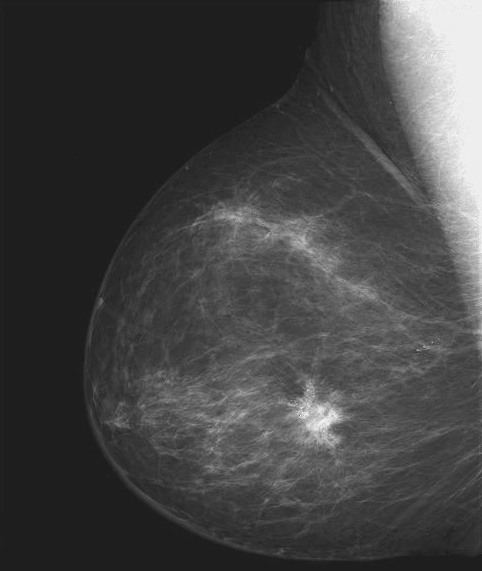
%> input picture lab03/Lab3-Intensity-transformation-main/assets/breastXray.tif, 482 x 571 px
$ octave Lab.m   (GNU Octave 9; MATLAB toolbox functions it lacks are replaced by stand-ins)
%> lines starting %> are read from the running program, lines starting %| are printed output that depends on the picture
%% Task 1
clear all
imfinfo('../assets/breastXray.tif');
f = imread('../assets/breastXray.tif');
%> f is the input picture: size 571x482 uint8; min 21, max 255, mean 66.7
imshow(f);
%%
f(3,10)             % print the intensity of pixel(3,10)
%> ans = 28
imshow(f(1:241,:));  % display only top half of the image
%%
[fmin, fmax] = bounds(f(:))
%> fmin = 21; fmax = 255
%%
imshow(f(:,241:482));
%%
g1 = imadjust(f, [0 1], [1 0]);
g2 = imadjust(f, [0 1], [1 0]);
figure              % open a new figure window
montage({f, g1, g2}, Size=[1,3])
%%
g2 = imadjust(f, [0.5 0.75], [0 1]);
g3 = imadjust(f, [ ], [ ], 2);
figure
montage({g2,g3})
%% Task 2
clear all       % clear all variables
close all       % close all figure windows
f = imread('../assets/bonescan-front.tif');
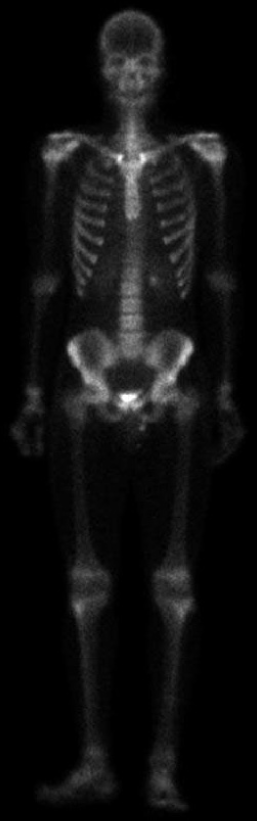
%> input picture lab03/Lab3-Intensity-transformation-main/assets/bonescan-front.tif, 513 x 1641 px (shown at 1/2 size)
%> f is the input picture: size 1641x513 uint8; min 0, max 255, mean 16.7
r = double(f);  % uint8 to double conversion
k = mean2(r);   % find mean intensity of image
%> k = 16.73
E1 = 0.9;
E2 = 2;
s1 = 1 ./ (1.0 + (k ./ (r + eps)) .^ E1);
g1 = uint8(255*s1);
%> g1: size 1641x513 uint8
s2 = 1 ./ (1.0 + (k ./ (r + eps)) .^ E2);
g2 = uint8(255*s2);
%> g2: size 1641x513 uint8
% h1 = imhist(f);      % calculate and plot the histogram
% figure          % open a new figure window
% imhist(g1);      % calculate and plot the histogram
% imhist(g2);      % calculate and plot the histogram
%
% montage({f, g1, g2})

% --- Visualization ---
figure('Name', 'Contrast Enhancement Analysis', 'Color', 'w');
t = tiledlayout(2, 3, 'TileSpacing', 'compact', 'Padding', 'compact');

% Row 1: The Images
nexttile; imshow(f);  title('Original (f)');
nexttile; imshow(g1); title(['Enhanced E=', num2str(E1)]);
nexttile; imshow(g2); title(['Enhanced E=', num2str(E2)]);

% Row 2: The Histograms
nexttile; imhist(f);  grid on; title('Hist: Original');
nexttile; imhist(g1); grid on; title(['Hist: E=', num2str(E1)]);
nexttile; imhist(g2); grid on; title(['Hist: E=', num2str(E2)]);

% Link axes for the histograms to make comparison easier
linkaxes(findall(gcf, 'type', 'axes'), 'x');
%% Task 3
clear all       % clear all variable in workspace
close all       % close all figure windows
f=imread('../assets/pollen.tif');
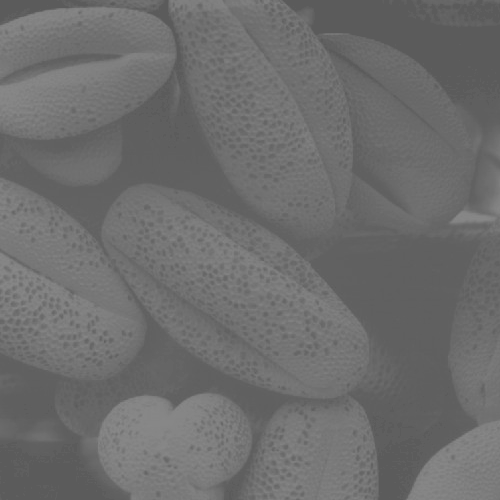
%> input picture lab03/Lab3-Intensity-transformation-main/assets/pollen.tif, 500 x 500 px
%> f is the input picture: size 500x500 uint8; min 91, max 138, mean 109.1
imshow(f)
figure          % open a new figure window
imhist(f);      % calculate and plot the histogram
%> figure, not shown here; highest point at x = 96, y = 19078
%%
close all
g=imadjust(f,[0.3 0.55]);
montage({f, g})     % display list of images side-by-side
figure
imhist(g);
%> figure, not shown here; highest point at x = 78, y = 19078
%%
g_pdf = imhist(g) ./ numel(g);  % compute PDF
%> g_pdf = 256 values, max 0.0763 at index 79, min 0 at index 1, mean 0.00391
g_cdf = cumsum(g_pdf);          % compute CDF
%> g_cdf = 256 values from 0 to 1
close all                       % close all figure windows
subplot(1,3,1)
imshow(g);
subplot(1,3,2)                  % plot 1 in a 1x2 subplot
plot(g_pdf)
subplot(1,3,3)                  % plot 2 in a 1x2 subplot
plot(g_cdf)
%%
x = linspace(0, 1, 256);    % x has 256 values equally spaced
                            %  .... between 0 and 1
figure
plot(x, g_cdf)
axis([0 1 0 1])             % graph x and y range is 0 to 1
set(gca, 'xtick', 0:0.2:1)  % x tick marks are in steps of 0.2
set(gca, 'ytick', 0:0.2:1)
xlabel('Input intensity values', 'fontsize', 9)
ylabel('Output intensity values', 'fontsize', 9)
title('Transformation function', 'fontsize', 12)
%> figure, not shown here; curve peaks at x = 0.965, y = 1
%%
h = histeq(g,256);              % histogram equalize g
close all
montage({f, g, h})
figure;
subplot(1,3,1); imhist(f);
subplot(1,3,2); imhist(g);
subplot(1,3,3); imhist(h);
%% Task 4
clear all
close all
f = imread('../assets/noisyPCB.jpg');
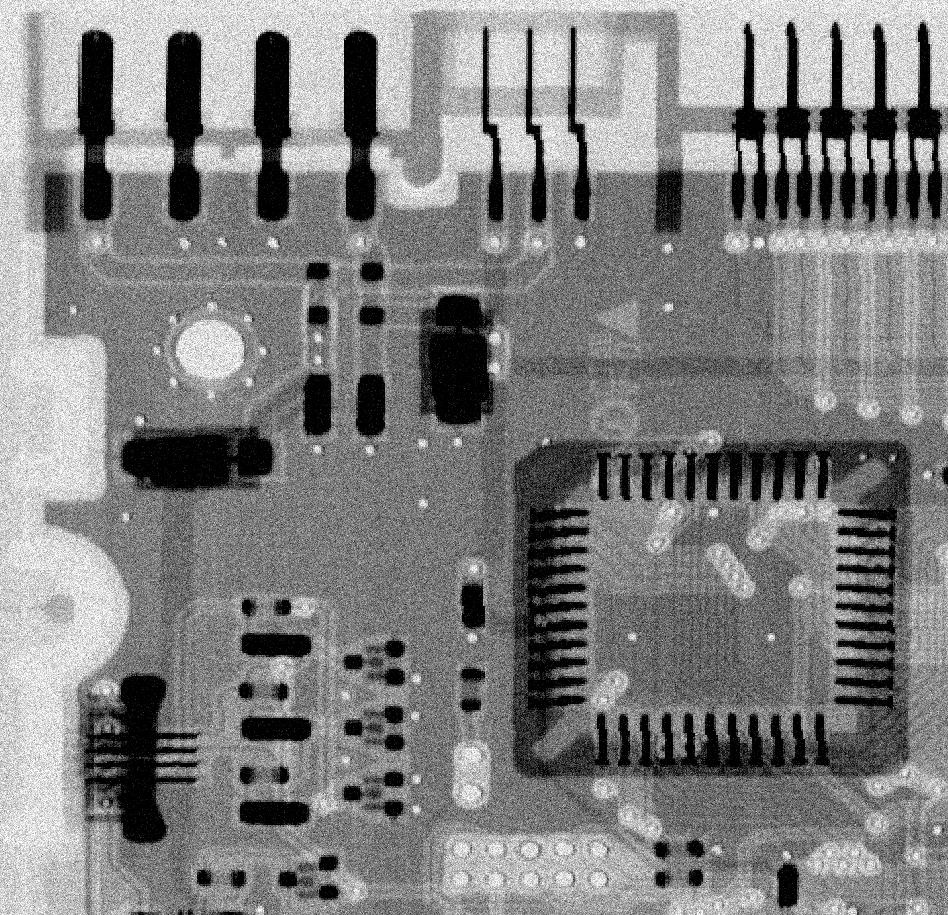
%> input picture lab03/Lab3-Intensity-transformation-main/assets/noisyPCB.jpg, 948 x 915 px
%> f is the input picture: size 915x948 uint8; min 0, max 255, mean 128
imshow(f)
%%
w_box = fspecial('average', [9 9])
w_gauss = fspecial('Gaussian', [7 7], 1.0)
g_box = imfilter(f, w_box, 0);
g_gauss = imfilter(f, w_gauss, 0);
figure
montage({f, g_box, g_gauss})
%%
w_box = fspecial('average', [2 2])
w_gauss = fspecial('Gaussian', [2 2], 1.0)
g_box = imfilter(f, w_box, 0);
g_gauss = imfilter(f, w_gauss, 0);
figure
montage({f, g_box, g_gauss})
%%
w_box = fspecial('average', [9 9])
w_gauss = fspecial('Gaussian', [7 7], 5.0)
g_box = imfilter(f, w_box, 0);
g_gauss = imfilter(f, w_gauss, 0);
figure
montage({f, g_box, g_gauss})
%% Task 5
g_median = medfilt2(f, [7 7], 'zero');
figure; montage({f, g_median})
%% Task 6
f = imread('../assets/moon.tif');
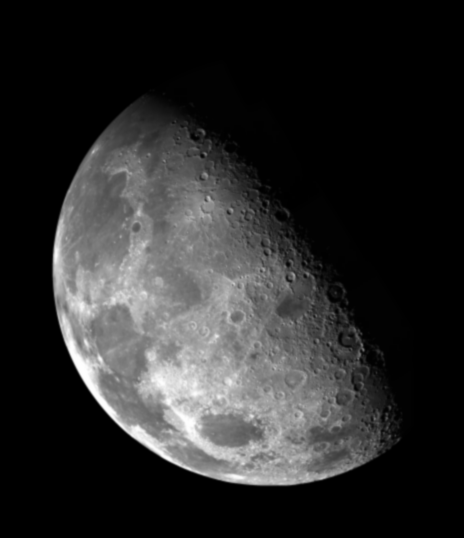
%> input picture lab03/Lab3-Intensity-transformation-main/assets/moon.tif, 464 x 538 px
%> f is the input picture: size 538x464 uint8; min 0, max 254, mean 42.6
f_median = medfilt2(f, [7 7], 'zero');
f_gauss = imfilter(f, fspecial('Gaussian', [7 7], 4));
figure; montage({f, f_median, f_gauss});
% blurs ain't it!
%%
f = imread('../assets/moon.tif');
f_lap = imfilter(f, fspecial('laplacian', 0.5));
f_unsharp = imfilter(f, fspecial('unsharp', 0.5));
f_sobel = imfilter(f, fspecial('sobel'));
figure; montage({f, f_lap, f_unsharp, f_sobel}, Size=[2,2]);
%% Challenge 1
close all                       % close all figure windows

f = imread('../assets/lake&tree.png');
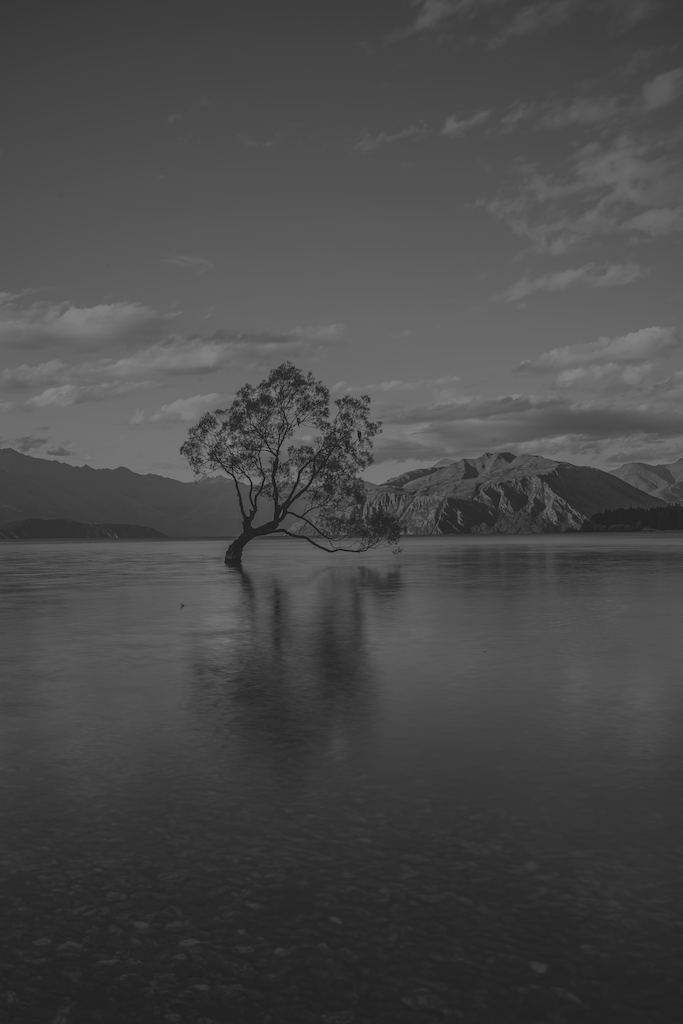
%> input picture lab03/Lab3-Intensity-transformation-main/assets/lake&tree.png, 683 x 1024 px
%> f is the input picture: size 1024x683 uint8; min 0, max 135, mean 72.5
h = imhist(f);
%> h = 256 values, max 14075 at index 81, min 0 at index 2, mean 2732
f2 = histeq(f,256);
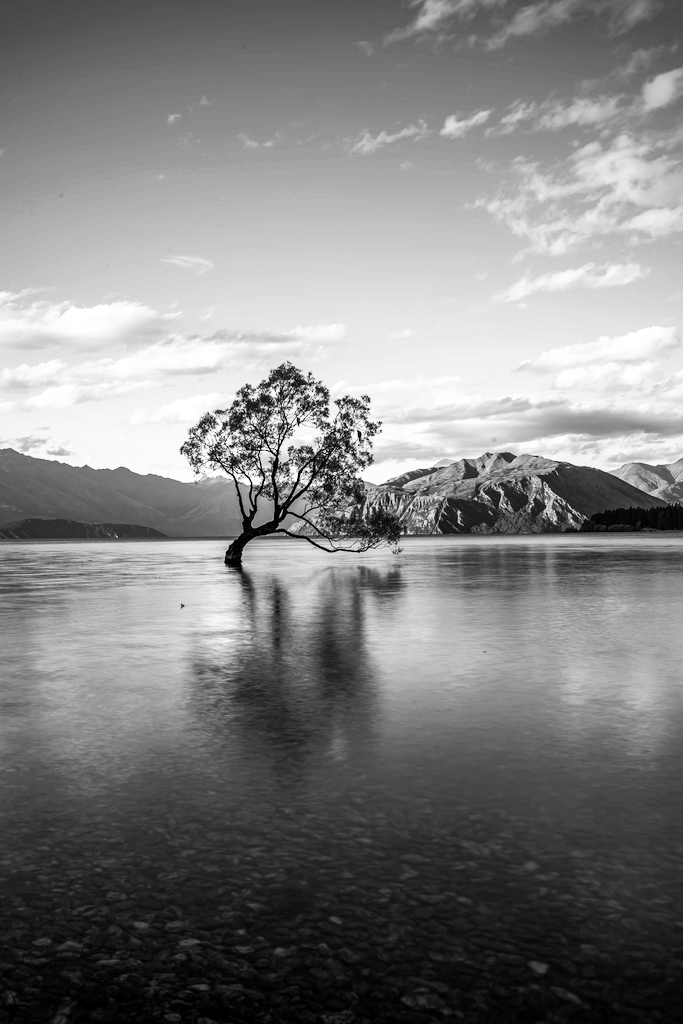
%> f2: size 1024x683 uint8; min 0, max 255, mean 128.6
h2 = imhist(f2);
%> h2 = 256 values, max 14075 at index 159, min 0 at index 2, mean 2732

subplot(2,2,1);
imshow(f);
subplot(2,2,2);
plot(h);
subplot(2,2,3);
imshow(f2);
subplot(2,2,4);
plot(h2);
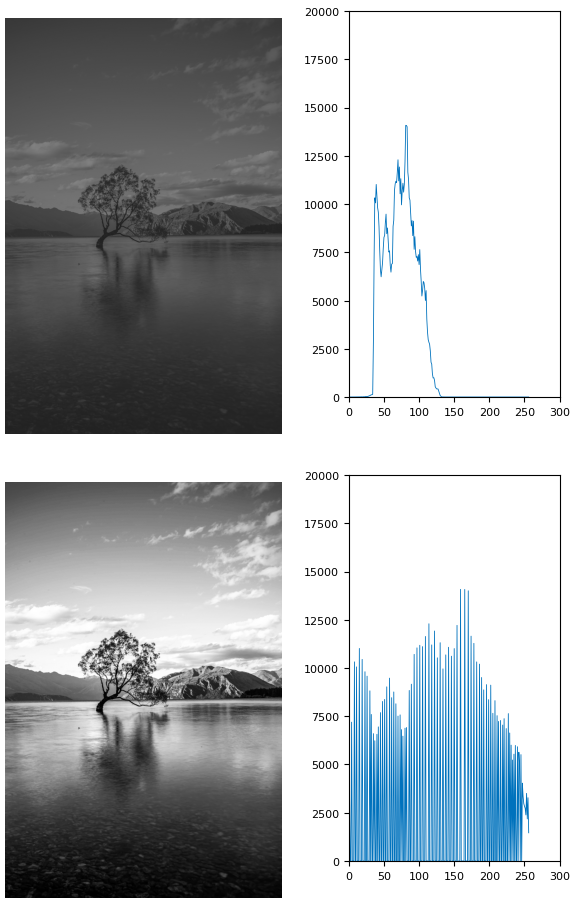
%> figure redrawn from the program's plot data, 4 panels
%% Challenge 2
%> (the run ends here)
